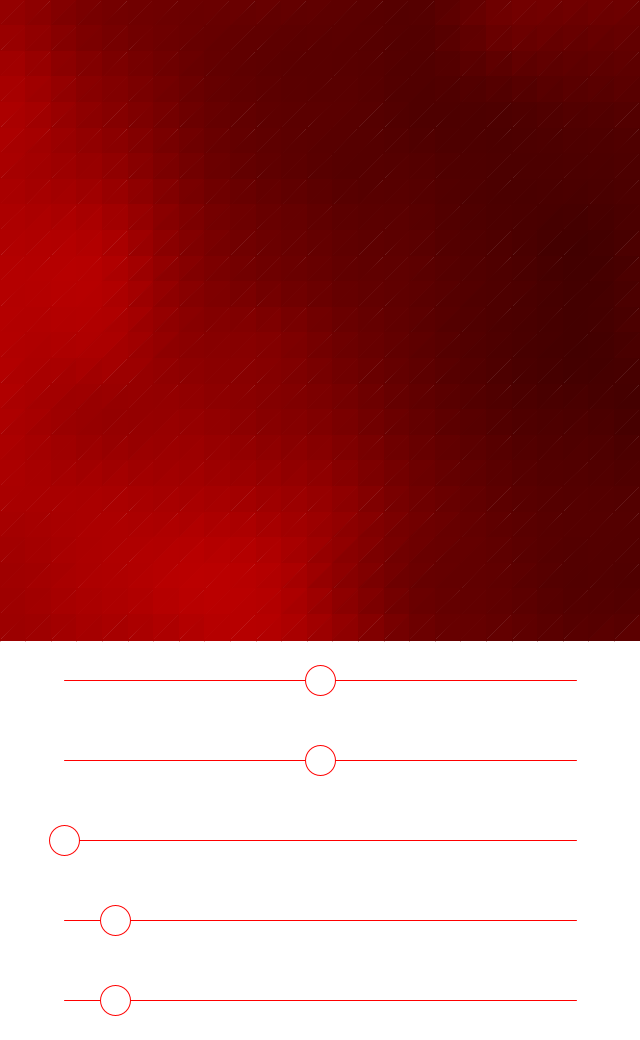
Frame 1 (no input)
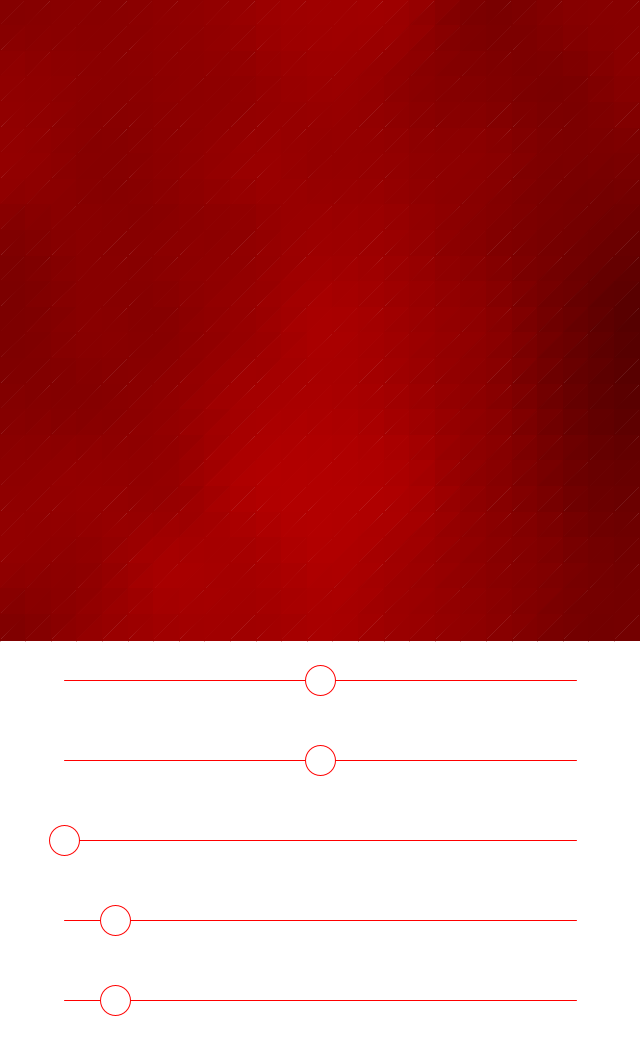
Frame 60 (the mouse pressed at the canvas centre just before this capture)
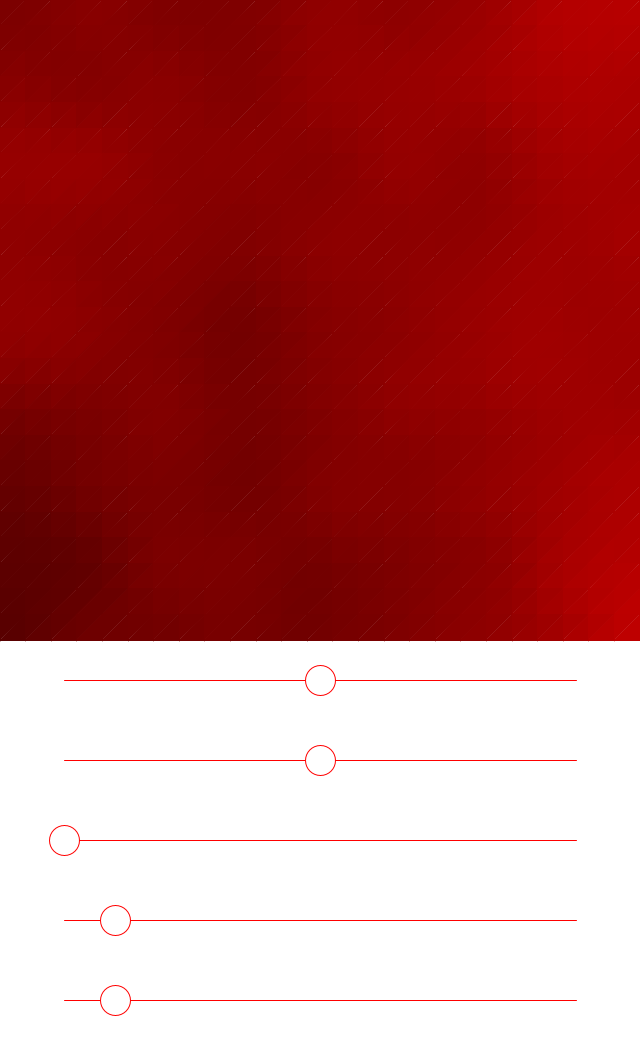
Frame 120 (the mouse held since frame 60 and released just before this capture)

The Processing sketch that drew these frames (run headless with seeded random() and noise(); from frame 60 on, the mouse is pressed at the canvas centre):

// Processing sketch: InteractiveNoise
// ── InteractiveNoise.pde
int columns = 25;
int rows = 25;

float hue;
PVector speed;

void setup() {
  size(640, 1040);
  colorMode(HSB);

  hue = 0;
  speed = new PVector(0.1, 0.1);
}

void draw() {
  background(255);

  for (int x = 0; x < columns; x++) {
    for (int y = 0; y < rows; y++) {
      color c = color(hue, 255, noise(x/float(columns)+frameCount*speed.x, y/float(rows)+frameCount*speed.y)*255);

      fill(c);
      stroke(c);

      triangle(x*width/float(columns), y*width/float(rows), (x+1)*width/float(columns), y*width/float(rows), x*width/float(columns), (y+1)*width/float(rows));

      c = color(hue, 255, noise((x+0.5)/float(columns)+frameCount*speed.x, (y+0.5)/float(rows)+frameCount*speed.y)*255);

      fill(c);
      stroke(c);

      triangle(x*width/float(columns), (y+1)*width/float(rows), (x+1)*width/float(columns), y*width/float(rows), (x+1)*width/float(columns), (y+1)*width/float(rows));
    }
  }

  for (int i = 0; i < 5; i++) {
    stroke(hue, 255, 255);

    line(width/10.0, width+(height-width)/5.0*(i+0.5), width*9/10.0, width+(height-width)/5.0*(i+0.5));

    float fraction = i == 0 ? columns/50.0 : i == 1 ? rows/50.0 : i == 2 ? hue/255.0 : i == 3 ? speed.x : speed.y;
    fill(255);
    ellipse(width/10.0+width*4/5.0*fraction, width+(height-width)/5.0*(i+0.5), 30, 30);

    if (mousePressed && mouseX > width/10.0 && mouseX < width*9/10.0 && mouseY > width+(height-width)/5.0*(i+0.5)-15 && mouseY < width+(height-width)/5.0*(i+0.5)+15) {
      fraction = (mouseX-width/10.0)/(width*8/10.0);

      if (i == 0)
        columns = constrain(round(fraction*50), 1, 50);
      else if (i == 1)
        rows = constrain(round(fraction*50), 1, 50);
      else if (i == 2)
        hue = fraction*255;
      else if (i == 3)
        speed.x = fraction;
      else
        speed.y = fraction;
    }
  }
}
